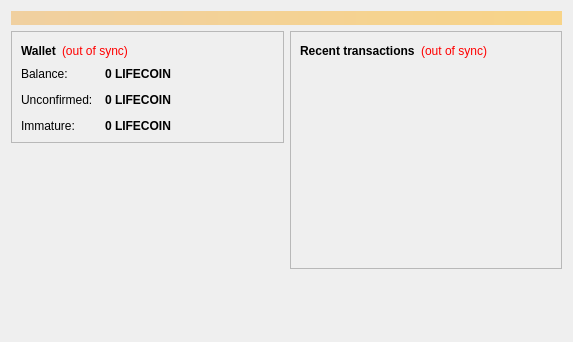
<?xml version="1.0" encoding="UTF-8"?>
<ui version="4.0">
 <class>OverviewPage</class>
 <widget class="QWidget" name="OverviewPage">
  <property name="geometry">
   <rect>
    <x>0</x>
    <y>0</y>
    <width>573</width>
    <height>342</height>
   </rect>
  </property>
  <property name="windowTitle">
   <string>Form</string>
  </property>
  <layout class="QVBoxLayout" name="topLayout">
   <item>
    <widget class="QLabel" name="labelAlerts">
     <property name="visible">
      <bool>false</bool>
     </property>
     <property name="styleSheet">
      <string notr="true">background-color: qlineargradient(x1: 0, y1: 0, x2: 1, y2: 0, stop:0 #F0D0A0, stop:1 #F8D488); color:#000000;</string>
     </property>
     <property name="wordWrap">
      <bool>true</bool>
     </property>
     <property name="margin">
      <number>3</number>
     </property>
    </widget>
   </item>
   <item>
    <layout class="QHBoxLayout" name="horizontalLayout" stretch="1,1">
     <item>
      <layout class="QVBoxLayout" name="verticalLayout_2">
       <item>
        <widget class="QFrame" name="frame">
         <property name="frameShape">
          <enum>QFrame::StyledPanel</enum>
         </property>
         <property name="frameShadow">
          <enum>QFrame::Raised</enum>
         </property>
         <layout class="QVBoxLayout" name="verticalLayout_4">
          <item>
           <layout class="QHBoxLayout" name="horizontalLayout_4">
            <item>
             <widget class="QLabel" name="label_5">
              <property name="font">
               <font>
                <weight>75</weight>
                <bold>true</bold>
               </font>
              </property>
              <property name="text">
               <string>Wallet</string>
              </property>
             </widget>
            </item>
            <item>
             <widget class="QLabel" name="labelWalletStatus">
              <property name="toolTip">
               <string>The displayed information may be out of date. Your wallet automatically synchronizes with the lifecoin network after a connection is established, but this process has not completed yet.</string>
              </property>
              <property name="styleSheet">
               <string notr="true">QLabel { color: red; }</string>
              </property>
              <property name="text">
               <string notr="true">(out of sync)</string>
              </property>
              <property name="alignment">
               <set>Qt::AlignLeading|Qt::AlignLeft|Qt::AlignVCenter</set>
              </property>
             </widget>
            </item>
            <item>
             <spacer name="horizontalSpacer_2">
              <property name="orientation">
               <enum>Qt::Horizontal</enum>
              </property>
              <property name="sizeHint" stdset="0">
               <size>
                <width>40</width>
                <height>20</height>
               </size>
              </property>
             </spacer>
            </item>
           </layout>
          </item>
          <item>
           <layout class="QFormLayout" name="formLayout_2">
            <property name="fieldGrowthPolicy">
             <enum>QFormLayout::AllNonFixedFieldsGrow</enum>
            </property>
            <property name="horizontalSpacing">
             <number>12</number>
            </property>
            <property name="verticalSpacing">
             <number>12</number>
            </property>
            <item row="0" column="0">
             <widget class="QLabel" name="label">
              <property name="text">
               <string>Balance:</string>
              </property>
             </widget>
            </item>
            <item row="0" column="1">
             <widget class="QLabel" name="labelBalance">
              <property name="font">
               <font>
                <weight>75</weight>
                <bold>true</bold>
               </font>
              </property>
              <property name="cursor">
               <cursorShape>IBeamCursor</cursorShape>
              </property>
              <property name="toolTip">
               <string>Your current balance</string>
              </property>
              <property name="text">
               <string notr="true">0 LIFECOIN</string>
              </property>
              <property name="textInteractionFlags">
               <set>Qt::LinksAccessibleByMouse|Qt::TextSelectableByKeyboard|Qt::TextSelectableByMouse</set>
              </property>
             </widget>
            </item>
            <item row="1" column="0">
             <widget class="QLabel" name="label_3">
              <property name="text">
               <string>Unconfirmed:</string>
              </property>
             </widget>
            </item>
            <item row="1" column="1">
             <widget class="QLabel" name="labelUnconfirmed">
              <property name="font">
               <font>
                <weight>75</weight>
                <bold>true</bold>
               </font>
              </property>
              <property name="cursor">
               <cursorShape>IBeamCursor</cursorShape>
              </property>
              <property name="toolTip">
               <string>Total of transactions that have yet to be confirmed, and do not yet count toward the current balance</string>
              </property>
              <property name="text">
               <string notr="true">0 LIFECOIN</string>
              </property>
              <property name="textInteractionFlags">
               <set>Qt::LinksAccessibleByMouse|Qt::TextSelectableByKeyboard|Qt::TextSelectableByMouse</set>
              </property>
             </widget>
            </item>
            <item row="2" column="0">
             <widget class="QLabel" name="labelImmatureText">
              <property name="text">
               <string>Immature:</string>
              </property>
             </widget>
            </item>
            <item row="2" column="1">
             <widget class="QLabel" name="labelImmature">
              <property name="font">
               <font>
                <weight>75</weight>
                <bold>true</bold>
               </font>
              </property>
              <property name="toolTip">
               <string>Mined balance that has not yet matured</string>
              </property>
              <property name="text">
               <string notr="true">0 LIFECOIN</string>
              </property>
              <property name="textInteractionFlags">
               <set>Qt::LinksAccessibleByMouse|Qt::TextSelectableByKeyboard|Qt::TextSelectableByMouse</set>
              </property>
             </widget>
            </item>
           </layout>
          </item>
         </layout>
        </widget>
       </item>
       <item>
        <spacer name="verticalSpacer">
         <property name="orientation">
          <enum>Qt::Vertical</enum>
         </property>
         <property name="sizeHint" stdset="0">
          <size>
           <width>20</width>
           <height>40</height>
          </size>
         </property>
        </spacer>
       </item>
      </layout>
     </item>
     <item>
      <layout class="QVBoxLayout" name="verticalLayout_3">
       <item>
        <widget class="QFrame" name="frame_2">
         <property name="frameShape">
          <enum>QFrame::StyledPanel</enum>
         </property>
         <property name="frameShadow">
          <enum>QFrame::Raised</enum>
         </property>
         <layout class="QVBoxLayout" name="verticalLayout">
          <item>
           <layout class="QHBoxLayout" name="horizontalLayout_2">
            <item>
             <widget class="QLabel" name="label_4">
              <property name="text">
               <string>&lt;b&gt;Recent transactions&lt;/b&gt;</string>
              </property>
             </widget>
            </item>
            <item>
             <widget class="QLabel" name="labelTransactionsStatus">
              <property name="toolTip">
               <string>The displayed information may be out of date. Your wallet automatically synchronizes with the lifecoin network after a connection is established, but this process has not completed yet.</string>
              </property>
              <property name="styleSheet">
               <string notr="true">QLabel { color: red; }</string>
              </property>
              <property name="text">
               <string notr="true">(out of sync)</string>
              </property>
              <property name="alignment">
               <set>Qt::AlignRight|Qt::AlignTrailing|Qt::AlignVCenter</set>
              </property>
             </widget>
            </item>
            <item>
             <spacer name="horizontalSpacer">
              <property name="orientation">
               <enum>Qt::Horizontal</enum>
              </property>
              <property name="sizeHint" stdset="0">
               <size>
                <width>40</width>
                <height>20</height>
               </size>
              </property>
             </spacer>
            </item>
           </layout>
          </item>
          <item>
           <widget class="QListView" name="listTransactions">
            <property name="styleSheet">
             <string notr="true">QListView { background: transparent; }</string>
            </property>
            <property name="frameShape">
             <enum>QFrame::NoFrame</enum>
            </property>
            <property name="verticalScrollBarPolicy">
             <enum>Qt::ScrollBarAlwaysOff</enum>
            </property>
            <property name="horizontalScrollBarPolicy">
             <enum>Qt::ScrollBarAlwaysOff</enum>
            </property>
            <property name="selectionMode">
             <enum>QAbstractItemView::NoSelection</enum>
            </property>
           </widget>
          </item>
         </layout>
        </widget>
       </item>
       <item>
        <spacer name="verticalSpacer_2">
         <property name="orientation">
          <enum>Qt::Vertical</enum>
         </property>
         <property name="sizeHint" stdset="0">
          <size>
           <width>20</width>
           <height>40</height>
          </size>
         </property>
        </spacer>
       </item>
      </layout>
     </item>
    </layout>
   </item>
  </layout>
 </widget>
 <resources/>
 <connections/>
</ui>
